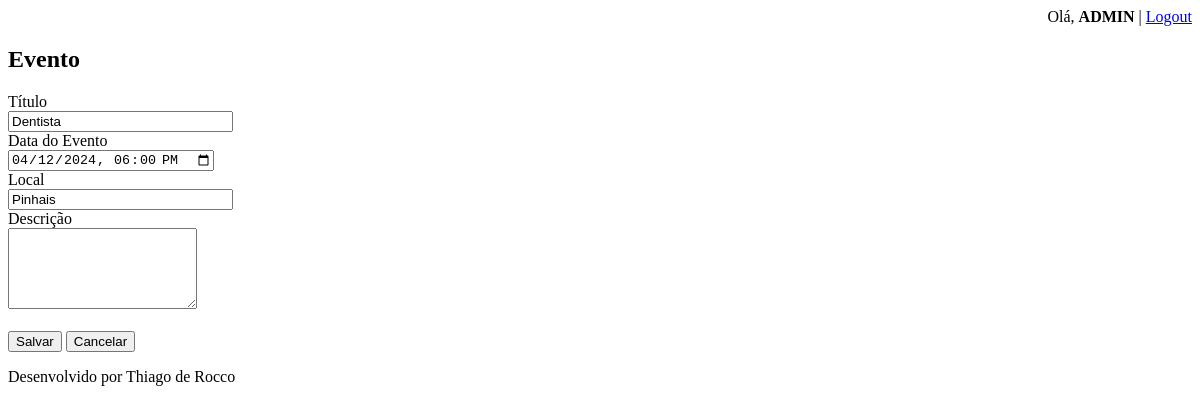
The app's page /agenda/evento/?id=1 (signed in), older data.
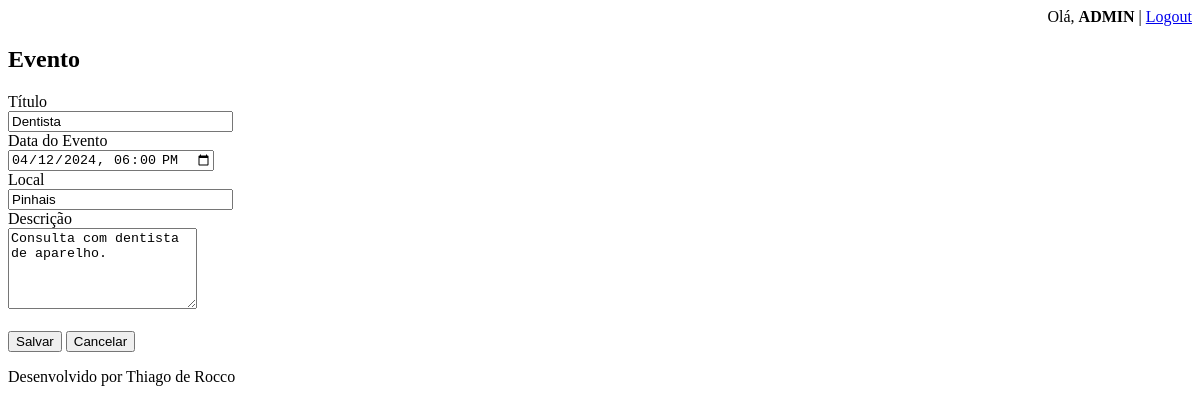
The same page, newer data.
### core/models.py (models this page shows, shortened)
class Evento(models.Model):
    titulo = models.CharField(max_length=100)
    descricao = models.TextField(blank=True, null=True)
    local = models.CharField(max_length=100, blank=True, null=True)
    data_evento = models.DateTimeField(verbose_name='Data do Evento')
    data_criacao = models.DateTimeField(auto_now=True)
    usuario = models.ForeignKey(User, on_delete=models.CASCADE)
    class Meta:
        db_table = 'evento'
    def get_data_input_evento(self):
        return self.data_evento.strftime('%Y-%m-%dT%H:%M')

### core/views.py (the view)
# urls.py: path('agenda/evento/', views.evento),
@login_required(login_url='/login/')
def evento(request):
    usuario = request.user
    dados = {'usuario': usuario}
    id_evento = request.GET.get('id')
    if id_evento:
        dados['evento'] = Evento.objects.get(id=id_evento)
    return render(request, 'evento.html', dados)

### templates/evento.html (shortened to what this page needs)
{% extends "model-page.html" %}
{% block content %}
<h2>Evento</h2>
<form action="submit" method="POST">
    <label>Título</label>
    <br>
    <input type="text" name="titulo" size="25" value="{{ evento.titulo }}" required>
    <br>
    <label>Data do Evento</label>
    <br>
    <input type="datetime-local" name="data_evento" value="{{ evento.get_data_input_evento }}" required>
    <br>
    <label>Local</label>
    <br>
    <input type="text" name="local" size="25" value="{{ evento.local }}" required>
    <br>
    <label>Descrição</label>
    <br>
    <textarea name="descricao" rows="5" cols="21">{{ evento.descricao }}</textarea>
    <br><br>
    <button type="submit">Salvar</button>
    <a href="/">
        <button type="button">Cancelar</button>
    </a>
</form>
{% endblock %}

Row changes from the older to the newer data that the page shows:
changed Evento "Dentista": descricao (not shown) → "Consulta com dentista de aparelho."
